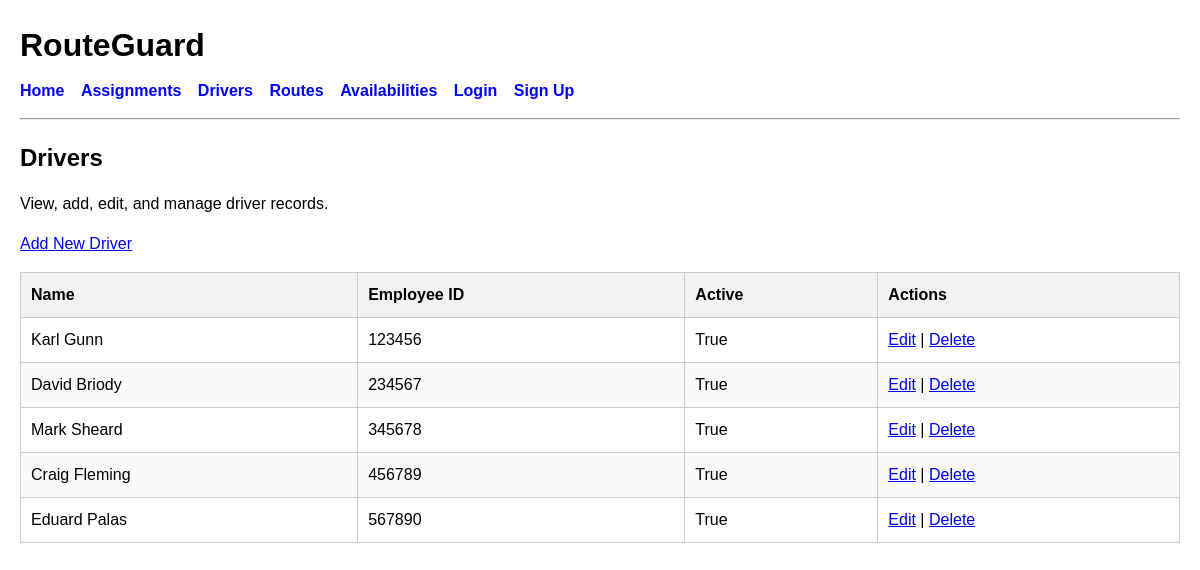
The app's page /drivers/ with its own data.
### planner/models.py (models this page shows, shortened)
class Driver(models.Model):
    name = models.CharField(max_length=100)
    employee_id = models.CharField(max_length=20, unique=True)
    active = models.BooleanField(default=True)

### planner/views.py (the view)
# urls.py: path("drivers/", views.driver_list, name="driver_list"),
def driver_list(request):
    drivers = Driver.objects.all()
    return render(
        request,
        "planner/driver_list.html",
        {"drivers": drivers},
    )

### planner/templates/planner/driver_list.html
{% extends "base.html" %}
{% block content %}
<h2>Drivers</h2>
<p>View, add, edit, and manage driver records.</p>
<p><a href="{% url 'create_driver' %}">Add New Driver</a></p>
{% if drivers %}
    <table>
        <thead>
            <tr>
                <th>Name</th>
                <th>Employee ID</th>
                <th>Active</th>
                <th>Actions</th>
            </tr>
        </thead>
        <tbody>
            {% for driver in drivers %}
                <tr>
                    <td>{{ driver.name }}</td>
                    <td>{{ driver.employee_id }}</td>
                    <td>{{ driver.active }}</td>
                    <td>
                        <a href="{% url 'edit_driver' driver.id %}">Edit</a>
                        |
                        <a href="{% url 'delete_driver' driver.id %}">Delete</a>
                    </td>
                </tr>
            {% endfor %}
        </tbody>
    </table>
{% else %}
    <p>No drivers have been added yet.</p>
{% endif %}
{% endblock %}

### static/css/style.css (style rules this page uses)
body { font-family: Arial, sans-serif; margin: 20px; line-height: 1.5; }
h1, h2 { margin-bottom: 10px; }
table { width: 100%; border-collapse: collapse; margin-top: 15px; margin-bottom: 20px; }
th, td { border: 1px solid #ccc; padding: 10px; text-align: left; }
th { background-color: #f2f2f2; }
tr:nth-child(even) { background-color: #fafafa; }

### records on screen
Driver: name "Karl Gunn", employee_id "123456", active "True"
Driver: name "David Briody", employee_id "234567", active "True"
Driver: name "Mark Sheard", employee_id "345678", active "True"
Driver: name "Craig Fleming", employee_id "456789", active "True"
Driver: name "Eduard Palas", employee_id "567890", active "True"
